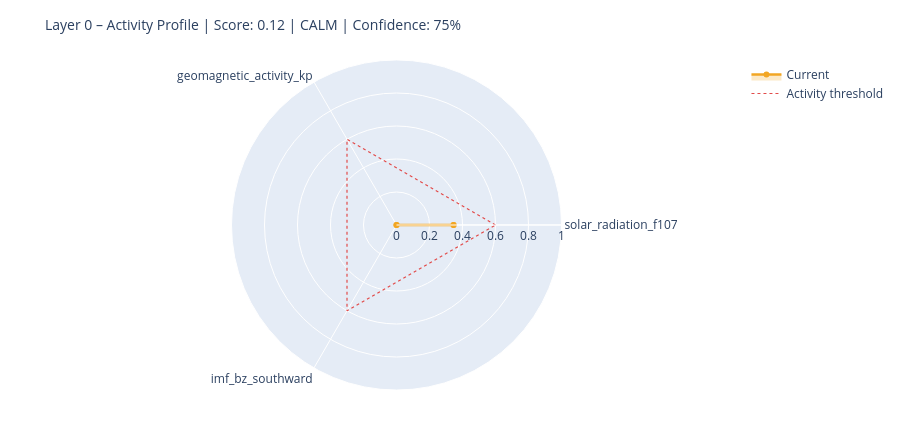

Notebook code cell kept with this figure:
### Markdown cell above
---
## 6. State Assessment & Handoff to Layer 1

### Code cell
# ============================================================
# STEP 1 – Collect raw values with source modes
# Mode: 'primary' | 'fallback_3h' | 'last_valid' | 'missing'
# ============================================================

def safe_last(df, col):
    if df is None or col not in df.columns: return None
    s = df[col].dropna()
    return float(s.iloc[-1]) if not s.empty else None

f107_now = safe_last(df_f107, 'f10.7')
bz_now   = safe_last(df_mag,  'bz_gsm')
kp_now   = safe_last(df_kp,   'kp')
sw_now   = safe_last(df_sw,   'speed')

source_modes = {
    'F10.7':    'primary'  if f107_now is not None else 'missing',
    'Kp':       'primary'  if kp_now   is not None else 'missing',
    'IMF_Bz':   'primary'  if bz_now   is not None else 'missing',
    'SW_speed': 'primary'  if sw_now   is not None else 'missing',
}

# Kp Fallback – 3h endpoint
if kp_now is None:
    try:
        r = requests.get(
            'https://services.swpc.noaa.gov/json/noaa-planetary-k-index.json',
            timeout=10)
        r.raise_for_status()
        fb = pd.DataFrame(r.json())
        tc = next((c for c in fb.columns if 'time' in c.lower()), fb.columns[0])
        kc = next((c for c in fb.columns if 'kp' in c.lower() and c != tc), None)
        if kc:
            fb[kc] = fb[kc].astype(str).str.extract(r'([0-9]+(?:\.[0-9]*)?)')[0]
            fb[kc] = pd.to_numeric(fb[kc], errors='coerce')
            fb = fb[fb[kc] >= 0].dropna(subset=[kc])
            if not fb.empty:
                kp_now = float(fb[kc].iloc[-1])
                source_modes['Kp'] = 'fallback_3h'
                print(f'  Kp fallback (3h): {kp_now:.1f}')
    except Exception as e:
        print(f'  Kp fallback failed: {e}')

# Solar Wind Fallback – last valid value
if sw_now is None and df_sw is not None and 'speed' in df_sw.columns:
    s = df_sw['speed'].dropna()
    if not s.empty:
        sw_now = float(s.iloc[-1])
        source_modes['SW_speed'] = 'last_valid'
        print(f'  SW fallback (last_valid): {sw_now:.0f} km/s')

print()
print('Source modes:', source_modes)

# ============================================================
# STEP 2 – Score from available components only
# ============================================================

def norm(v, lo, hi):
    if v is None: return None
    return max(0.0, min(1.0, (v - lo) / (hi - lo)))

COMPONENTS = {
    'solar_radiation_f107':    (f107_now, norm(f107_now, 60, 250)),
    'geomagnetic_activity_kp': (kp_now,   norm(kp_now,   0,   9)),
    'imf_bz_southward':        (bz_now,   norm(-(bz_now or 0) if bz_now else None, -5, 30)
                                           if bz_now is not None else None),
    'solar_wind_speed':        (sw_now,   norm(sw_now, 300, 800)),
}

available   = {k: v[1] for k, v in COMPONENTS.items() if v[1] is not None}
unavailable = [k for k, v in COMPONENTS.items() if v[1] is None]

layer0_score = round(sum(available.values()) / len(available), 4) if available else None
confidence   = round(len(available) / len(COMPONENTS), 2)

level = ('unknown'  if layer0_score is None
         else 'calm'     if layer0_score < 0.3
         else 'moderate' if layer0_score < 0.6
         else 'active')

# ============================================================
# STEP 3 – Dominant Driver
# ============================================================

def dominant_driver(kp, f107, bz, sw):
    candidates = []
    if kp   is not None and kp   >= 4:   candidates.append(('geomagnetic',    kp / 9))
    if sw   is not None and sw   >= 500:  candidates.append(('solar_wind',     sw / 800))
    if bz   is not None and bz   <= -5:   candidates.append(('imf_southward',  abs(bz) / 30))
    if f107 is not None and f107 >= 150:  candidates.append(('solar_radiation',f107 / 250))
    return max(candidates, key=lambda x: x[1])[0] if candidates else 'none'

driver = dominant_driver(kp_now, f107_now, bz_now, sw_now)

# ============================================================
# STEP 4 – Downstream expectations
# ============================================================

def downstream_expectation(driver, score, kp, bz, f107):
    exp = {
        'magnetosphere':        'calm',
        'ionosphere':           'calm',
        'schumann_resonance':   'unchanged',
        'lithosphere_currents': 'low',
    }
    if driver == 'geomagnetic' or (kp and kp >= 5):
        exp['magnetosphere']        = 'compressed / storm'
        exp['ionosphere']           = 'elevated disturbance (TEC variability)'
        exp['schumann_resonance']   = 'elevated amplitude possible'
        exp['lithosphere_currents'] = 'elevated induction currents'
    elif driver == 'imf_southward' or (bz and bz <= -5):
        exp['magnetosphere']        = 'energy coupling active'
        exp['ionosphere']           = 'elevated electron density possible'
        exp['schumann_resonance']   = 'slight modulation possible'
    elif driver == 'solar_radiation' or (f107 and f107 >= 150):
        exp['ionosphere']           = 'elevated ionization (F-layer)'
        exp['schumann_resonance']   = 'slightly elevated background activity'
    return exp

downstream = downstream_expectation(driver, layer0_score, kp_now, bz_now, f107_now)

# ============================================================
# CONSOLE OUTPUT
# ============================================================

W = 58
print('=' * W)
print('LAYER 0 – STATE ASSESSMENT')
print('=' * W)
for name, (raw_v, score_v) in COMPONENTS.items():
    if score_v is not None:
        bar = '█' * int(score_v * 20) + '░' * (20 - int(score_v * 20))
        print(f'  {name:<35}  {bar}  {score_v:.2f}')
    else:
        print(f'  {name:<35}  {"─" * 20}  n/a')
print('-' * W)
print(f'  Score ({len(available)}/{len(COMPONENTS)} components):  {layer0_score:.3f}')
print(f'  Confidence:         {confidence:.0%}')
print(f'  Level:              {level.upper()}')
print(f'  Dominant Driver:    {driver}')

# Radar chart
cats = list(available.keys())
vals = list(available.values())
if len(cats) >= 3:
    fig = go.Figure()
    fig.add_trace(go.Scatterpolar(
        r=vals + [vals[0]], theta=cats + [cats[0]],
        fill='toself', fillcolor='rgba(242,166,35,0.25)',
        line=dict(color='#F2A623', width=2.5), name='Current'
    ))
    fig.add_trace(go.Scatterpolar(
        r=[0.6] * (len(cats) + 1), theta=cats + [cats[0]],
        line=dict(color='#E24B4A', dash='dot', width=1.2),
        mode='lines', name='Activity threshold'
    ))
    fig.update_layout(
        title=dict(text=f'Layer 0 – Activity Profile | Score: {layer0_score:.2f} | {level.upper()} | Confidence: {confidence:.0%}',
                   font=dict(size=14)),
        polar=dict(radialaxis=dict(visible=True, range=[0, 1])),
        height=430, showlegend=True,
        margin=dict(l=60, r=60, t=60, b=40)
    )
    fig.show()

### Figure 1 — Plotly figure (JSON) as saved in the notebook; plotly's stock layout.template omitted (floating-point values rounded to 4 significant figures)
{"data": [{"fill": "toself", "fillcolor": "rgba(242,166,35,0.25)", "line": {"color": "#F2A623", "width": 2.5}, "name": "Current", "r": [0.3457, 0.0, 0.0, 0.3457], "theta": ["solar_radiation_f107", "geomagnetic_activity_kp", "imf_bz_southward", "solar_radiation_f107"], "type": "scatterpolar"}, {"line": {"color": "#E24B4A", "dash": "dot", "width": 1.2}, "mode": "lines", "name": "Activity threshold", "r": [0.6, 0.6, 0.6, 0.6], "theta": ["solar_radiation_f107", "geomagnetic_activity_kp", "imf_bz_southward", "solar_radiation_f107"], "type": "scatterpolar"}], "layout": {"height": 430, "margin": {"b": 40, "l": 60, "r": 60, "t": 60}, "polar": {"radialaxis": {"range": [0, 1], "visible": true}}, "showlegend": true, "title": {"font": {"size": 14}, "text": "Layer 0 – Activity Profile | Score: 0.12 | CALM | Confidence: 75%"}}}
